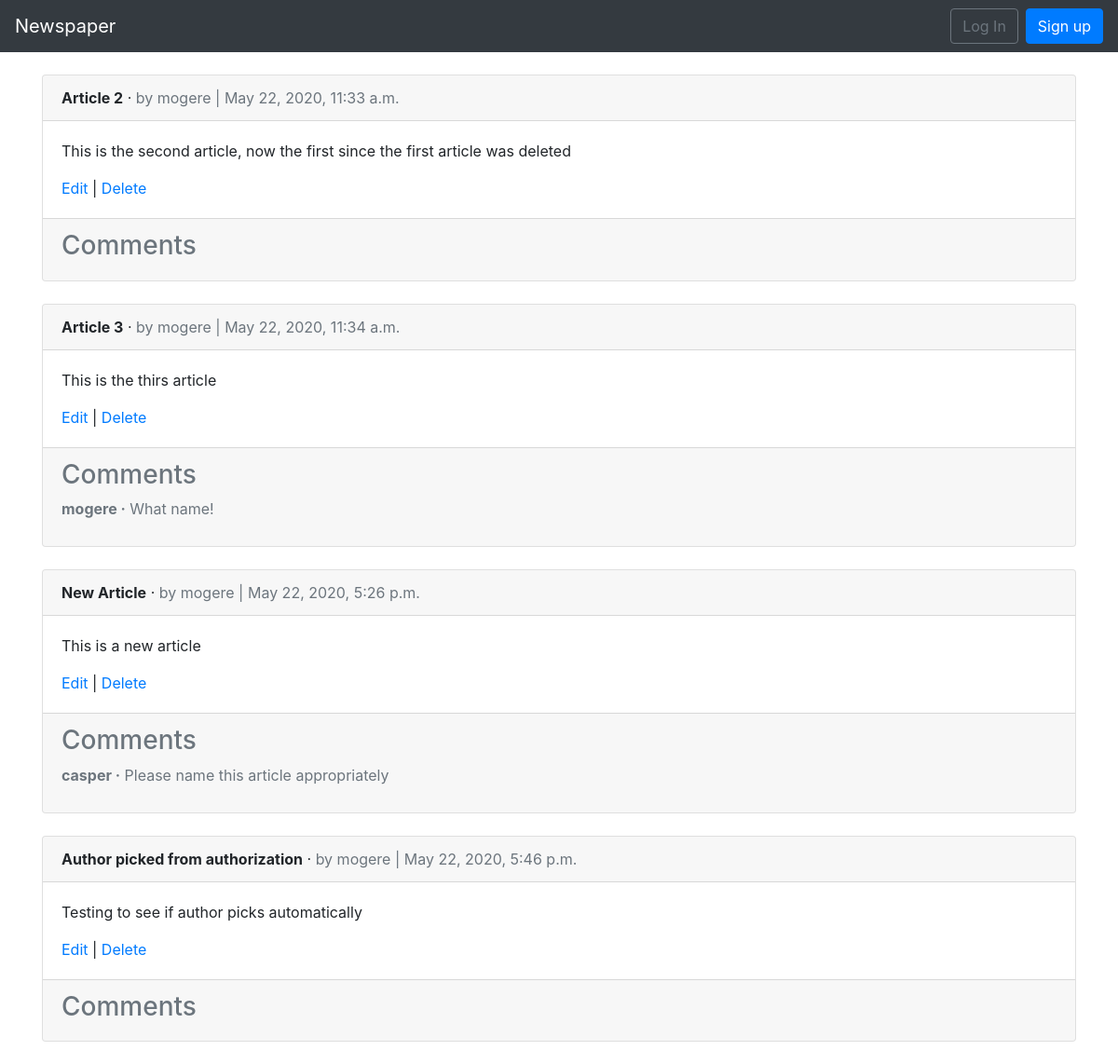
The app's page /articles/ with its own data.
### articles/models.py (models this page shows, shortened)
class Article(models.Model):
    title = models.CharField(max_length=255)
    body = models.TextField()
    date = models.DateTimeField(auto_now_add=True)
    author = models.ForeignKey(
        get_user_model(),
        on_delete=models.CASCADE,
    )

class Comment(models.Model):
    article = models.ForeignKey(
        Article,
        on_delete=models.CASCADE,
        related_name='comments',
        )
    comment = models.CharField(max_length=140)
    author = models.ForeignKey(
        get_user_model(),
        on_delete=models.CASCADE
    )
    def __str__(self):
        return self.comment

### users/models.py (models this page shows)
class CustomUser(AbstractUser):
    age = models.PositiveIntegerField(null=True, blank=True)

### articles/views.py (the view)
# urls.py: path('', ArticleListView.as_view(), name='article_list'),
class ArticleListView(ListView):
    model = Article
    template_name = 'article_list.html'

### templates/article_list.html (shortened to what this page needs)
{% extends 'base.html' %}
{% block content %}
{% for article in object_list %}
    <div class="card">
        <div class="card-header">
            <span class="font-weight-bold">{{ article.title }}</span> &middot;
            <span class="text-muted">by {{ article.author }} |
                {{ article.date }}</span>
        </div>
        <div class="card-body">
            <p>{{ article.body }}</p>
            <a href="{% url 'article_edit' article.pk %}">Edit</a> |
            <a href="{% url 'article_delete' article.pk %}">Delete</a>
        </div>
        <div class="card-footer text-muted">
            <h3>Comments</h3>
            {% for comment in article.comments.all %}
            <p>
            <span class="font-weight-bold">{{ comment.author }} &middot;</span>
            {{ comment }}
            </p>
            {% endfor %}
        </div>
    </div>
    <br />
{% endfor %}
{% endblock content %}

### templates/base.html (shortened to what this page needs)
<!DOCTYPE html>
    <html>
        <head>
            <link href="https://stackpath.bootstrapcdn.com/bootstrap/4.5.0/css/bootstrap.min.css" rel="stylesheet"
>
        </head>
        <body>
            <nav class="navbar navbar-expand-md navbar-dark bg-dark mb-4">
                <a class="navbar-brand" href="{% url 'home' %}">Newspaper</a>
                <div class="collapse navbar-collapse" id="navbarCollapse">
                    {% if user.is_authenticated %}
                    <ul class="navbar-nav mr-auto">
                        <li class="nav-item"><a href="{% url 'article_new' %}">+ New</a></li>
                    </ul>
                    <ul class="navbar-nav ml-auto">
                    <li class="nav-item">
                    <a class="nav-link dropdown-toggle" href="#" id="userMenu"
                    data-toggle="dropdown" aria-haspopup="true"
                    aria-expanded="false">
                    {{ user.username }}
                    </a>
                    <div class="dropdown-menu dropdown-menu-right"
                    aria-labelledby="userMenu">
                    <a class="dropdown-item"
                    href="{% url 'password_change'%}">Change password</a>
                    <div class="dropdown-divider"></div>
                    <a class="dropdown-item" href="{% url 'logout' %}">
                    Log Out</a>
                    </div>
                    </li>
                    </ul>
                    {% else %}
                    <form class="form-inline ml-auto">
                        <a href="{% url 'login' %}" class="btn btn-outline-secondary">
                        Log In</a>
                        <a href="{% url 'signup' %}" class="btn btn-primary ml-2">
                            Sign up</a>
                    </form>
                    {% endif %}
            </div>
        </nav>
    <div class="container">
        {% block content %}
        {% endblock content %}
    </div>
        </body>
    </html>

### records on screen
Article: title "Article 2", author "mogere", date "May 22, 2020, 11:33 a.m.", body "This is the second article, now the first since the first article was deleted"
Article: title "Article 3", author "mogere", date "May 22, 2020, 11:34 a.m.", body "This is the thirs article"
Comment: author "mogere", comment "What name!"
Article: title "New Article", author "mogere", date "May 22, 2020, 5:26 p.m.", body "This is a new article"
Comment: author "casper", comment "Please name this article appropriately"
Article: title "Author picked from authorization", author "mogere", date "May 22, 2020, 5:46 p.m.", body "Testing to see if author picks automatically"
